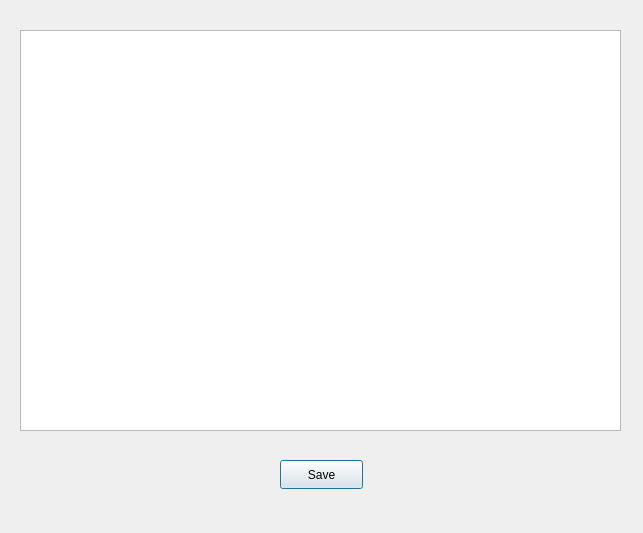
<?xml version="1.0" encoding="UTF-8"?>
<ui version="4.0">
 <class>ConfigureColumns</class>
 <widget class="QDialog" name="ConfigureColumns">
  <property name="geometry">
   <rect>
    <x>0</x>
    <y>0</y>
    <width>643</width>
    <height>533</height>
   </rect>
  </property>
  <property name="windowTitle">
   <string>Dialog</string>
  </property>
  <widget class="QTableWidget" name="tableWidget">
   <property name="geometry">
    <rect>
     <x>20</x>
     <y>30</y>
     <width>601</width>
     <height>401</height>
    </rect>
   </property>
  </widget>
  <widget class="QPushButton" name="saveButton">
   <property name="geometry">
    <rect>
     <x>280</x>
     <y>460</y>
     <width>83</width>
     <height>29</height>
    </rect>
   </property>
   <property name="text">
    <string>Save</string>
   </property>
  </widget>
 </widget>
 <resources/>
 <connections/>
</ui>
